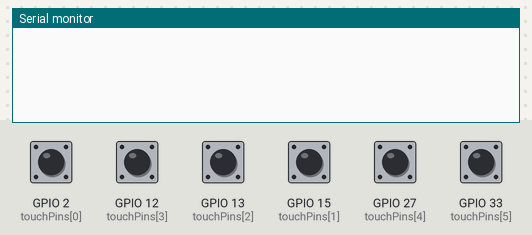
This program was run on a simulated ESP32. On the bench: the last lines printed to the serial monitor. The inputs (shaded band) are chosen by the test bench; at power-on: GPIO 2 (touchPins[0]), GPIO 12 (touchPins[3]), GPIO 13 (touchPins[2]), GPIO 15 (touchPins[1]), GPIO 27 (touchPins[4]), GPIO 33 (touchPins[5]) HIGH.

Above: at 2.2 s.
2.3 s: GPIO 2 (touchPins[0]) pulled LOW for 0.15 s
At 3.6 s:
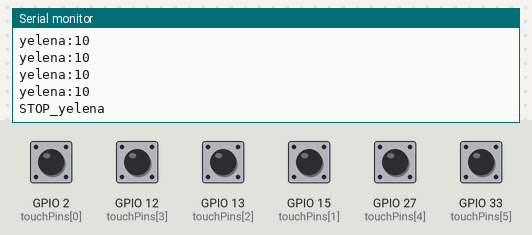
3.9 s: GPIO 12 (touchPins[3]) pulled LOW for 0.15 s
At 5.2 s:
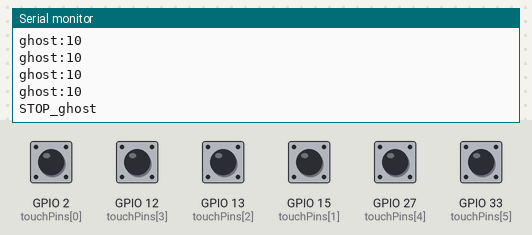
5.5 s: GPIO 13 (touchPins[2]) pulled LOW for 0.15 s
At 6.8 s:
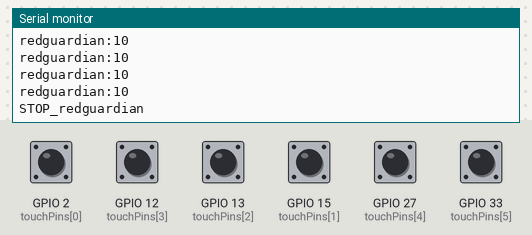
7.1 s: GPIO 15 (touchPins[1]) pulled LOW for 0.15 s
At 8.4 s:
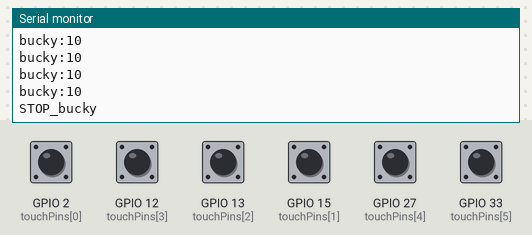
8.7 s: GPIO 27 (touchPins[4]) pulled LOW for 0.15 s
At 9.9 s:
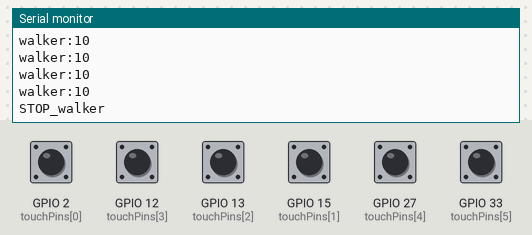
10.3 s: GPIO 33 (touchPins[5]) pulled LOW for 0.15 s
At 11.3 s:
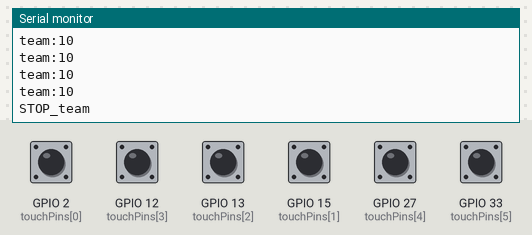

The program:

main.cpp
```cpp
// adopted from WebSerial Lab 1

#include <Arduino.h>

int threshold = 40;

// Track current touch state for each pad
bool touchState[6] = {false, false, false, false, false, false};
uint8_t touchPins[6] = {T2, T3, T4, T5, T7, T8};
const char* padNames[6] = {"yelena", "bucky", "redguardian", "ghost", "walker", "team"};

void setup() {
  Serial.begin(115200);
  delay(1000);
}

void loop() {
  for(int i=0; i<6; i++) { // check each pin
    uint16_t val = touchRead(touchPins[i]); // read value
    bool pressed = val < threshold;

    if(pressed) {
      // pad is held, send current pressure
      Serial.print(padNames[i]);
      Serial.print(":");
      Serial.println(val);
    }
    else if(touchState[i]) {
      // pad was released
      Serial.print("STOP_");
      Serial.println(padNames[i]);
    }

    touchState[i] = pressed;
  }
  delay(20); // adjust for faster/slower updates
}
```

Measured:
- after the input at 2.3 s, the serial monitor: prints a new line at once (image 1)
- after the input at 3.9 s, the serial monitor: prints a new line at once (image 2)
- after the input at 5.5 s, the serial monitor: prints a new line at once (image 3)
- after the input at 7.1 s, the serial monitor: prints a new line at once (image 4)
- after the input at 8.7 s, the serial monitor: prints a new line at once (image 5)
- after the input at 10.3 s, the serial monitor: prints a new line at once (image 6)
